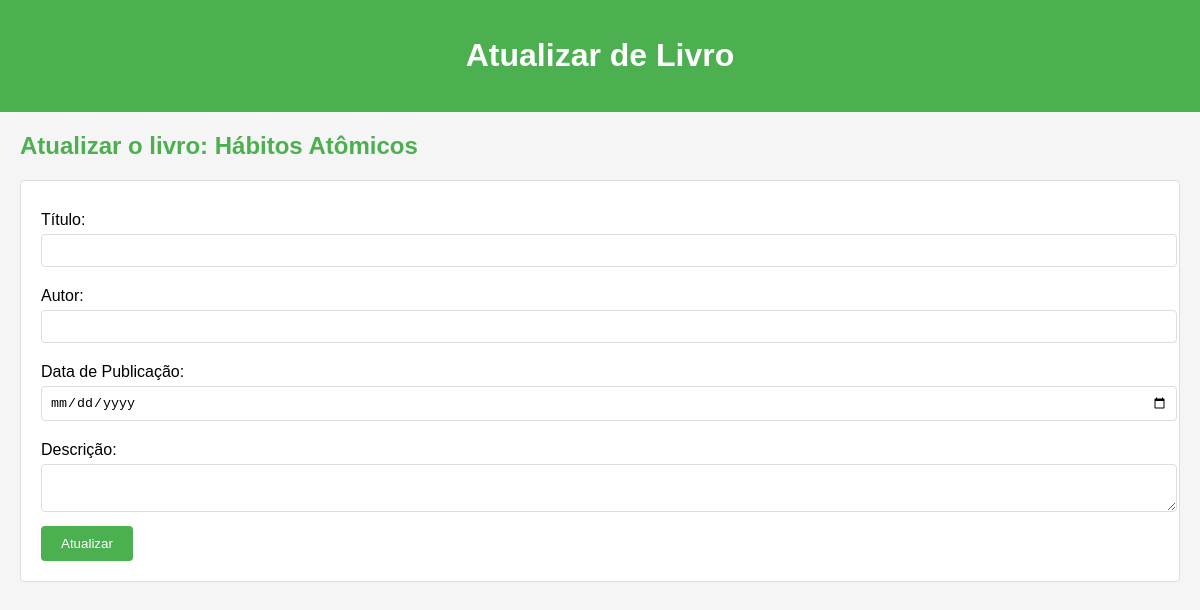
/atualizar/2/, run on an earlier commit of the app's database.
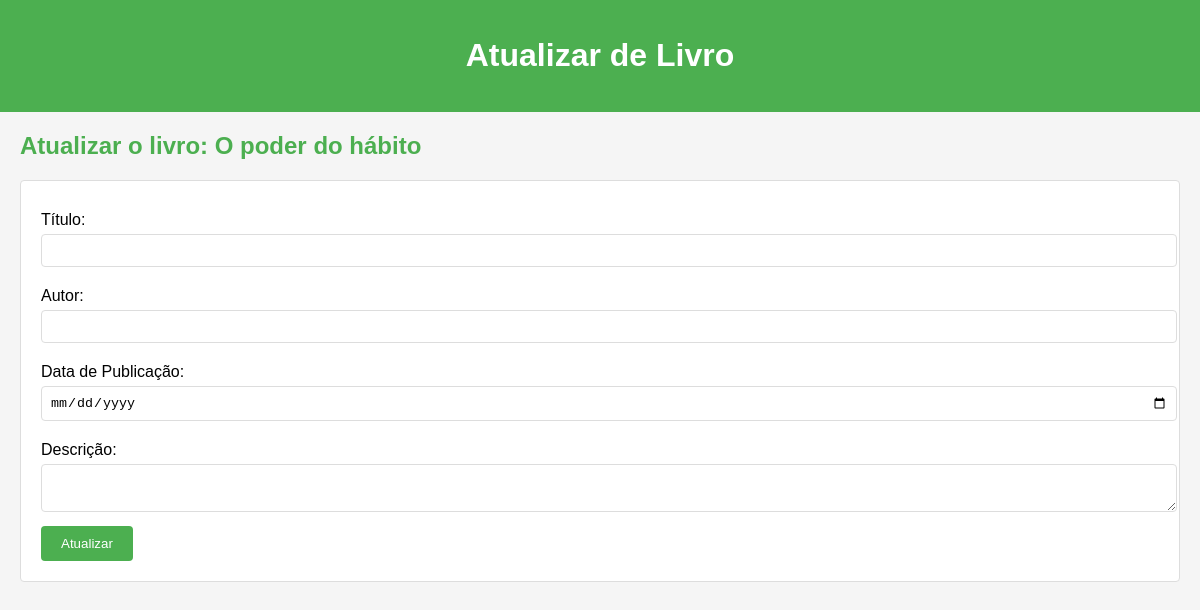
And on a later commit of the database.
### livro/models.py (models this page shows)
class Livro(models.Model):
    titulo = models.CharField(max_length=255)
    autor = models.CharField(max_length=255)
    data_publicacao = models.DateField()
    descricao = models.TextField()
    def __str__(self):
        return self.titulo

### livro/views.py (the view, shortened to what this page needs)
# urls.py: path('atualizar/<int:id>/', atualizar_livro, name='atualiza-livro')
def atualizar_livro(request, id):
    livro = get_object_or_404(Livro, id=id)
    return render(request, 'atualizar_livro.html', {'livro': livro})

### livro/templates/atualizar_livro.html (shortened to what this page needs)
<!DOCTYPE html>
<html lang="pt-BR">
<head>
</head>
<body>
    <header>
        <h1>Atualizar de Livro</h1>
    </header>
    <main>
        <section id="book-form">
            <h2>Atualizar o livro: {{livro}}</h2>
            <form id="new-book-form" method='POST' action='{% url "atualiza-livro" livro.id %}'>
                <label for="titulo">Título:</label>
                <input type="text" id="titulo" name="titulo" required>
                <label for="autor">Autor:</label>
                <input type="text" id="autor" name="autor" required>
                <label for="data_publicacao">Data de Publicação:</label>
                <input type="date" id="data_publicacao" name="data_publicacao" required>
                <label for="descricao">Descrição:</label>
                <textarea id="descricao" name="descricao" required></textarea>
                <button type="submit">Atualizar</button>
            </form>
        </section>
    </main>
</body>
</html>

What changed in the data, as far as the page shows it:
changed Livro: titulo "Hábitos Atômicos" → "O poder do hábito"
